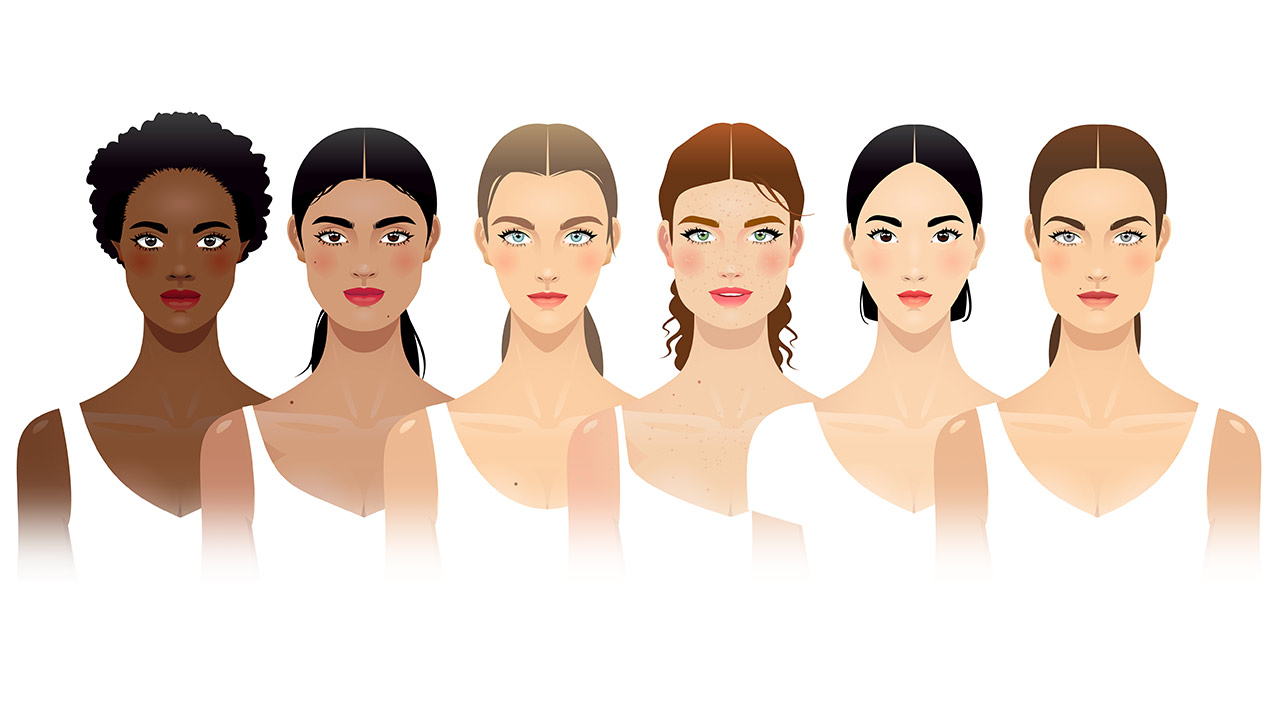
#> input picture img/image2.jpg, 1280 x 720 px
$ python openCV.py
#> lines starting #> are read from the running program, lines starting #| are printed output that depends on the picture; after the words box and inside, x2 and y2 are one past the last pixel; in counts of white or black regions, pixels touching at a corner belong together
import numpy as np
import cv2 as cv

path = cv.data.haarcascades + 'haarcascade_frontalface_default.xml'
face_classifier = cv.CascadeClassifier(path)
# teste = face_classifier.load(path)

image = cv.imread('img/image2.jpg')
#> image is the input picture: shape (720, 1280, 3); mean B, G, R 209.7, 219.6, 233.5
image_gray = cv.cvtColor(image, cv.COLOR_BGR2GRAY)
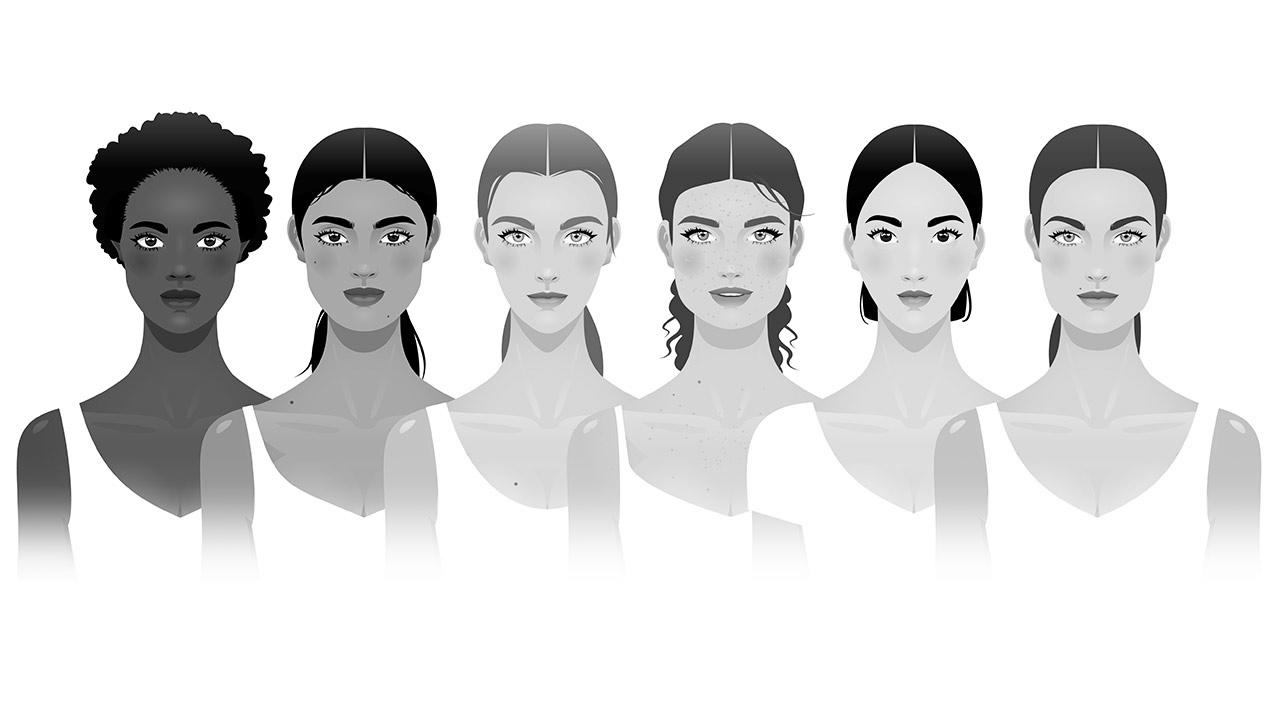
#> image_gray: shape (720, 1280); min 0, max 255, mean 222.7
faces = face_classifier.detectMultiScale(image_gray, 1.3, 5)
#> faces = [[114, 176, 135, 135], [1009, 164, 180, 180], [834, 168, 163, 163], [281, 168, 166, 166], [457, 164, 185, 185], [645, 167, 169, 169]]

for(x,y,w,h) in faces:
    cv.rectangle(image,(x,y),(x+w,y+h),(255,0,0),2)
#> this loop made 6 passes
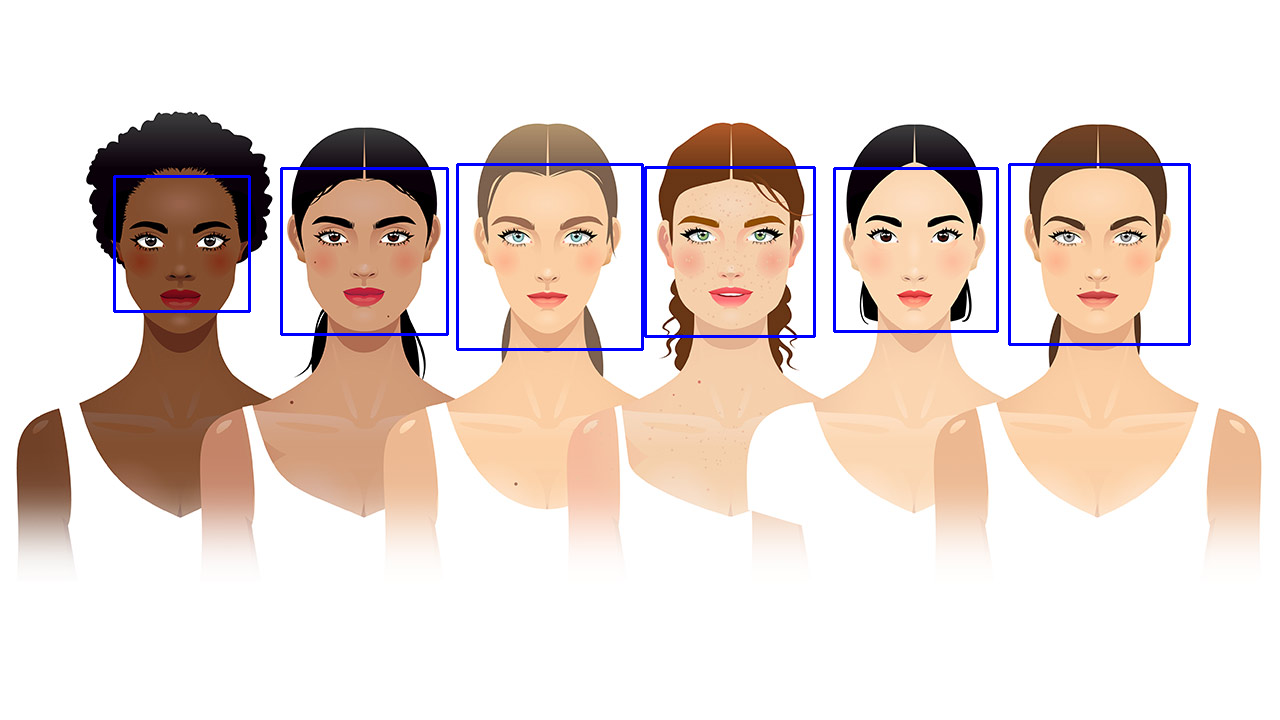
#> image: shape (720, 1280, 3); 1.3% of pixels changed, all inside (x1, y1, x2, y2) = (113, 163, 1191, 351)

cv.imshow('imagem', image)
cv.waitKey(0)
cv.destroyAllWindows()
